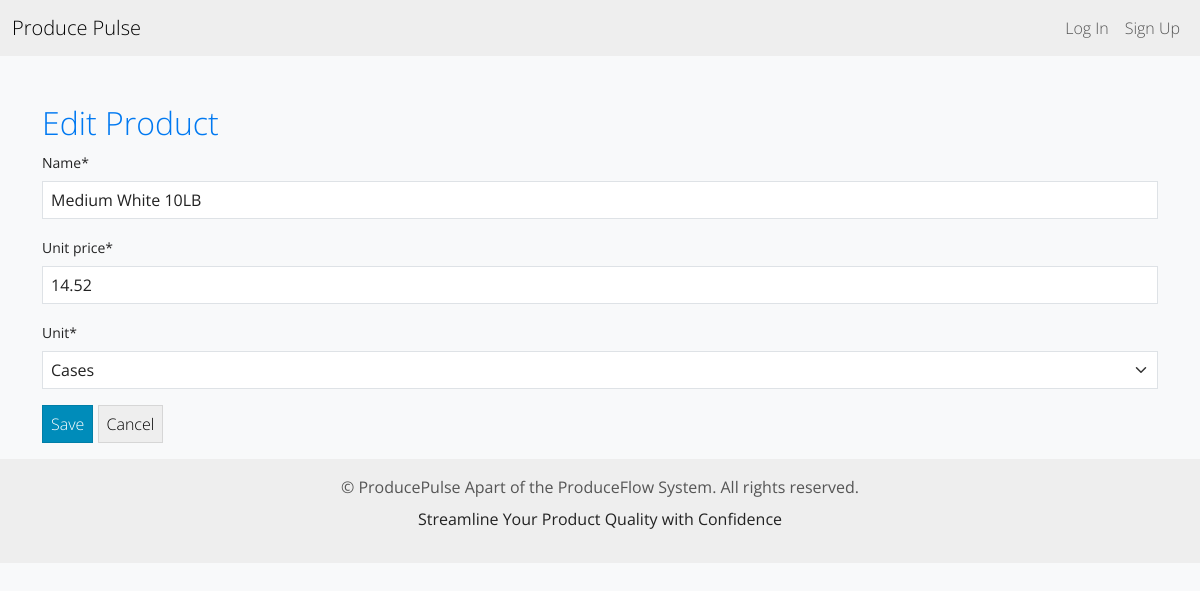
The app's page /products/edit/1/ with its own data.
### inventory/models.py (models this page shows, shortened)
class Product(models.Model):
    UNIT_CHOICES = [
        ('cases', 'Cases'),
        ('pounds', 'Pounds'),
    ]
    name = models.CharField(max_length=255)
    unit_price = models.DecimalField(max_digits=10, decimal_places=2)
    unit = models.CharField(max_length=10, choices=UNIT_CHOICES, default='cases')  # Default value added

### inventory/views.py (the view)
# urls.py: path('products/edit/<int:pk>/', ProductUpdateView.as_view(), name='product_edit'),
class ProductUpdateView(UpdateView):
    model = Product
    form_class = ProductForm
    template_name = 'inventory/product_form.html'
    success_url = reverse_lazy('product_list')

### inventory/forms.py
class ProductForm(forms.ModelForm):
    class Meta:
        model = Product
        fields = ['name', 'unit_price', 'unit']
        widgets = {
            'name': forms.TextInput(attrs={'class': 'form-control'}),
            'unit_price': forms.NumberInput(attrs={'class': 'form-control'}),
            'unit': forms.Select(attrs={'class': 'form-control'}),
        }

### inventory/templates/inventory/product_form.html (shortened to what this page needs)
{% extends 'inventory/base.html' %}
{% load crispy_forms_tags %}
{% block content %}
<div class="container mt-5">
    <h2>{{ view.object.pk|yesno:"Edit Product,Add New Product" }}</h2>
    <form method="post">
        {{ form|crispy }}
        <div class="form-group">
            <button type="submit" class="btn btn-primary">Save</button>
            <a href="{% url 'product_list' %}" class="btn btn-secondary">Cancel</a>
        </div>
    </form>
</div>
{% endblock %}

### static/css/styles.css (style rules this page uses)
body { background-color: #f8f9fa; }
h1, h2 { color: #0079f1; }
.form-group { margin-bottom: 1rem; }

### records on screen
Product: object.pk "Edit Product", name "Medium White 10LB", unit_price "14.52", unit "Cases"
